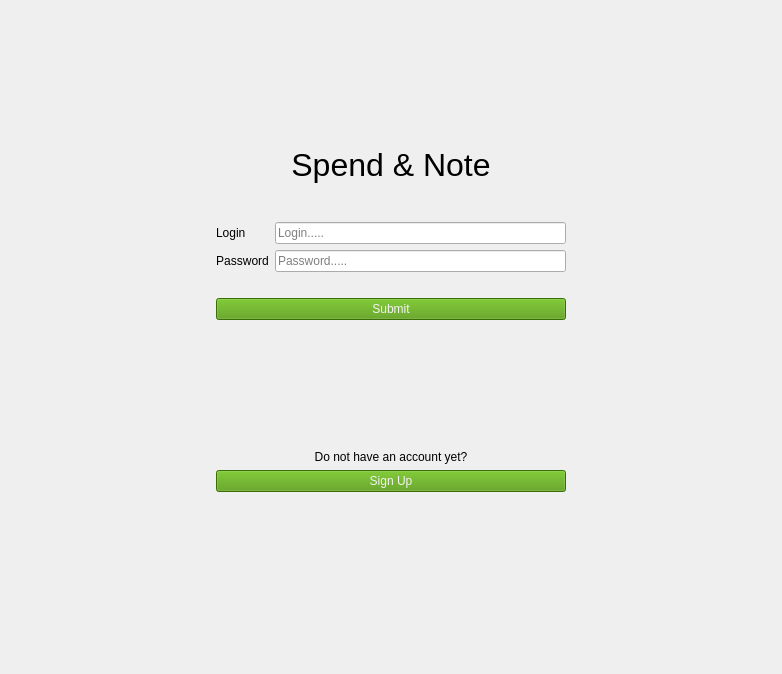
<?xml version="1.0" encoding="UTF-8"?>
<ui version="4.0">
 <class>LoginWindow</class>
 <widget class="QWidget" name="LoginWindow">
  <property name="geometry">
   <rect>
    <x>0</x>
    <y>0</y>
    <width>782</width>
    <height>674</height>
   </rect>
  </property>
  <property name="windowTitle">
   <string>Form</string>
  </property>
  <layout class="QGridLayout" name="gridLayout" rowstretch="1,5,1" columnstretch="1,5,1">
   <item row="0" column="1">
    <spacer name="verticalSpacer_2">
     <property name="orientation">
      <enum>Qt::Vertical</enum>
     </property>
     <property name="sizeHint" stdset="0">
      <size>
       <width>20</width>
       <height>159</height>
      </size>
     </property>
    </spacer>
   </item>
   <item row="1" column="0">
    <spacer name="horizontalSpacer">
     <property name="orientation">
      <enum>Qt::Horizontal</enum>
     </property>
     <property name="sizeHint" stdset="0">
      <size>
       <width>376</width>
       <height>20</height>
      </size>
     </property>
    </spacer>
   </item>
   <item row="1" column="1">
    <widget class="QWidget" name="loginWidget" native="true">
     <layout class="QHBoxLayout" name="horizontalLayout_2" stretch="1,4,1">
      <item>
       <spacer name="horizontalSpacer_3">
        <property name="orientation">
         <enum>Qt::Horizontal</enum>
        </property>
        <property name="sizeHint" stdset="0">
         <size>
          <width>62</width>
          <height>20</height>
         </size>
        </property>
       </spacer>
      </item>
      <item>
       <layout class="QVBoxLayout" name="verticalLayout" stretch="3,0,0,1,3,1,1,2">
        <item alignment="Qt::AlignHCenter">
         <widget class="QLabel" name="titleLabel">
          <property name="font">
           <font>
            <pointsize>24</pointsize>
           </font>
          </property>
          <property name="text">
           <string>Spend &amp; Note</string>
          </property>
          <property name="alignment">
           <set>Qt::AlignCenter</set>
          </property>
         </widget>
        </item>
        <item>
         <layout class="QFormLayout" name="formLayout">
          <property name="sizeConstraint">
           <enum>QLayout::SetMinimumSize</enum>
          </property>
          <item row="0" column="0">
           <widget class="QLabel" name="loginLabel">
            <property name="text">
             <string>Login</string>
            </property>
           </widget>
          </item>
          <item row="0" column="1">
           <widget class="QLineEdit" name="loginLineEdit">
            <property name="placeholderText">
             <string>Login.....</string>
            </property>
           </widget>
          </item>
          <item row="1" column="0">
           <widget class="QLabel" name="passwordLabel">
            <property name="text">
             <string>Password</string>
            </property>
            <property name="scaledContents">
             <bool>false</bool>
            </property>
            <property name="alignment">
             <set>Qt::AlignCenter</set>
            </property>
            <property name="margin">
             <number>0</number>
            </property>
           </widget>
          </item>
          <item row="1" column="1">
           <widget class="QLineEdit" name="passwordLineEdit">
            <property name="text">
             <string/>
            </property>
            <property name="echoMode">
             <enum>QLineEdit::Password</enum>
            </property>
            <property name="placeholderText">
             <string>Password.....</string>
            </property>
           </widget>
          </item>
         </layout>
        </item>
        <item>
         <widget class="QLabel" name="loginVerificationLabel">
          <property name="styleSheet">
           <string notr="true">color: rgb(204, 0, 0);</string>
          </property>
          <property name="text">
           <string/>
          </property>
          <property name="alignment">
           <set>Qt::AlignCenter</set>
          </property>
         </widget>
        </item>
        <item>
         <widget class="QPushButton" name="loginSubmitButton">
          <property name="styleSheet">
           <string notr="true">color: rgb(243, 243, 243);
background-color: rgb(78, 154, 6);</string>
          </property>
          <property name="text">
           <string>Submit</string>
          </property>
         </widget>
        </item>
        <item>
         <spacer name="verticalSpacer_3">
          <property name="orientation">
           <enum>Qt::Vertical</enum>
          </property>
          <property name="sizeType">
           <enum>QSizePolicy::Preferred</enum>
          </property>
          <property name="sizeHint" stdset="0">
           <size>
            <width>20</width>
            <height>40</height>
           </size>
          </property>
         </spacer>
        </item>
        <item>
         <widget class="QLabel" name="signupLabel">
          <property name="text">
           <string>Do not have an account yet?</string>
          </property>
          <property name="alignment">
           <set>Qt::AlignBottom|Qt::AlignHCenter</set>
          </property>
         </widget>
        </item>
        <item>
         <widget class="QPushButton" name="signupButton">
          <property name="styleSheet">
           <string notr="true">background-color: rgb(78, 154, 6);
color: rgb(243, 243, 243);</string>
          </property>
          <property name="text">
           <string>Sign Up</string>
          </property>
         </widget>
        </item>
        <item>
         <spacer name="verticalSpacer_4">
          <property name="orientation">
           <enum>Qt::Vertical</enum>
          </property>
          <property name="sizeType">
           <enum>QSizePolicy::Minimum</enum>
          </property>
          <property name="sizeHint" stdset="0">
           <size>
            <width>20</width>
            <height>40</height>
           </size>
          </property>
         </spacer>
        </item>
       </layout>
      </item>
      <item>
       <spacer name="horizontalSpacer_4">
        <property name="orientation">
         <enum>Qt::Horizontal</enum>
        </property>
        <property name="sizeHint" stdset="0">
         <size>
          <width>62</width>
          <height>20</height>
         </size>
        </property>
       </spacer>
      </item>
     </layout>
    </widget>
   </item>
   <item row="1" column="2">
    <spacer name="horizontalSpacer_2">
     <property name="orientation">
      <enum>Qt::Horizontal</enum>
     </property>
     <property name="sizeHint" stdset="0">
      <size>
       <width>187</width>
       <height>20</height>
      </size>
     </property>
    </spacer>
   </item>
   <item row="2" column="1">
    <spacer name="verticalSpacer">
     <property name="orientation">
      <enum>Qt::Vertical</enum>
     </property>
     <property name="sizeHint" stdset="0">
      <size>
       <width>20</width>
       <height>322</height>
      </size>
     </property>
    </spacer>
   </item>
  </layout>
 </widget>
 <resources/>
 <connections/>
</ui>
